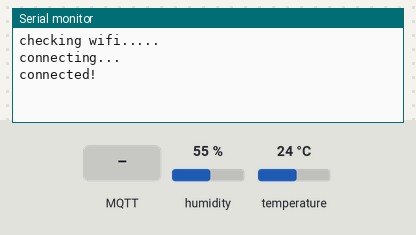
This sketch was run on a simulated ESP8266 (NodeMCU). Parts: the last lines printed to the serial monitor. The test bench sets the inputs (shaded band); at power-on: temperature 24 °C, humidity 55 %. WiFi joins after 1.5 s; servers stay silent unless stated; no MQTT or app messages arrive unless stated.

Above: at 3.2 s.
3.3 s: MQTT message "1" arrives on the first subscribed topic
At 4.8 s:
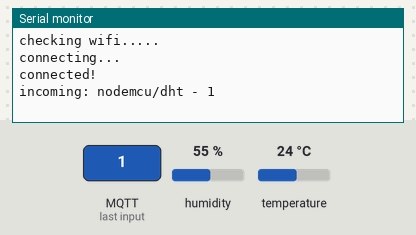
5.5 s: MQTT message "on" arrives on the first subscribed topic
At 7.2 s:
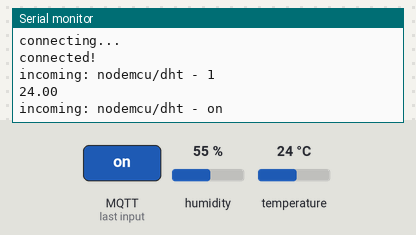
7.5 s: MQTT message "off" arrives on the first subscribed topic
At 8.8 s:
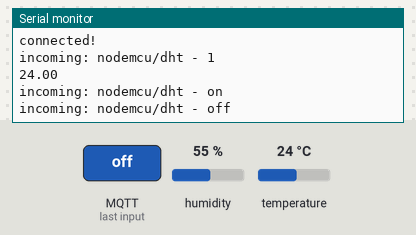
9.5 s: temperature set to 12 °C
At 11.2 s:
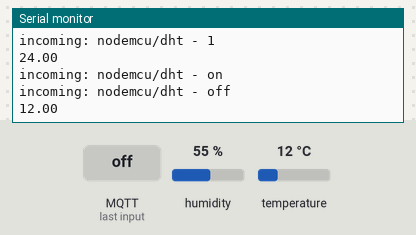

Measured:
- after the input at 3.3 s, the serial monitor: prints a new line after 0.75 s (image 1)
- after the input at 5.5 s, the serial monitor: prints a new line after 0.58 s (image 2)
- after the input at 7.5 s, the serial monitor: prints a new line after 0.58 s (image 3)
- after the input at 9.5 s, the serial monitor: prints a new line after 0.60 s (image 4)

The sketch:

p3.ino
```cpp
#include <ESP8266WiFi.h>
#include <MQTT.h>
#include "DHT.h"

WiFiClient net;
MQTTClient client;
#define DHTTYPE DHT11   // DHT 11

const int DHTPin = 2;   //D1

// Initialize DHT sensor.
DHT dht(DHTPin, DHTTYPE);
String ssid="OnePlus_Hotspot";
String pass="12345678";
unsigned long lastMillis = 0;

void connect() {
  Serial.print("checking wifi...");
  while (WiFi.status() != WL_CONNECTED) {
    Serial.print(".");
    delay(1000);
  }

  Serial.print("\nconnecting...");
  while (!client.connect("nodemcu_client")) {
    Serial.print(".");
    delay(1000);
  }
  Serial.println("\nconnected!");
}

void messageReceived(String &topic, String &payload) {
  Serial.println("incoming: " + topic + " - " + payload);
}

void setup() {
  Serial.begin(115200);
  WiFi.begin(ssid, pass);
  dht.begin();
  client.begin("192.168.0.104", net); //hostname -I
  client.onMessage(messageReceived);
  connect();
  if (client.connected()) {
    client.subscribe("nodemcu/dht");
  }
}

void loop() {
  client.loop();
  delay(1000);  // <- fixes some issues with WiFi stability
  if (!client.connected()) {
    connect();
  }

  // publish a message roughly every 5 second.
  if (millis() - lastMillis > 5000) {
    lastMillis = millis();
    float h = dht.readHumidity();
    float temp = dht.readTemperature();
    if (isnan(h) || isnan(temp)) {
      Serial.println("Failed to read from DHT sensor!");
      return;
    }
    Serial.println(temp);
    client.publish("nodemcu/dht",String(temp));
  }
}
```
